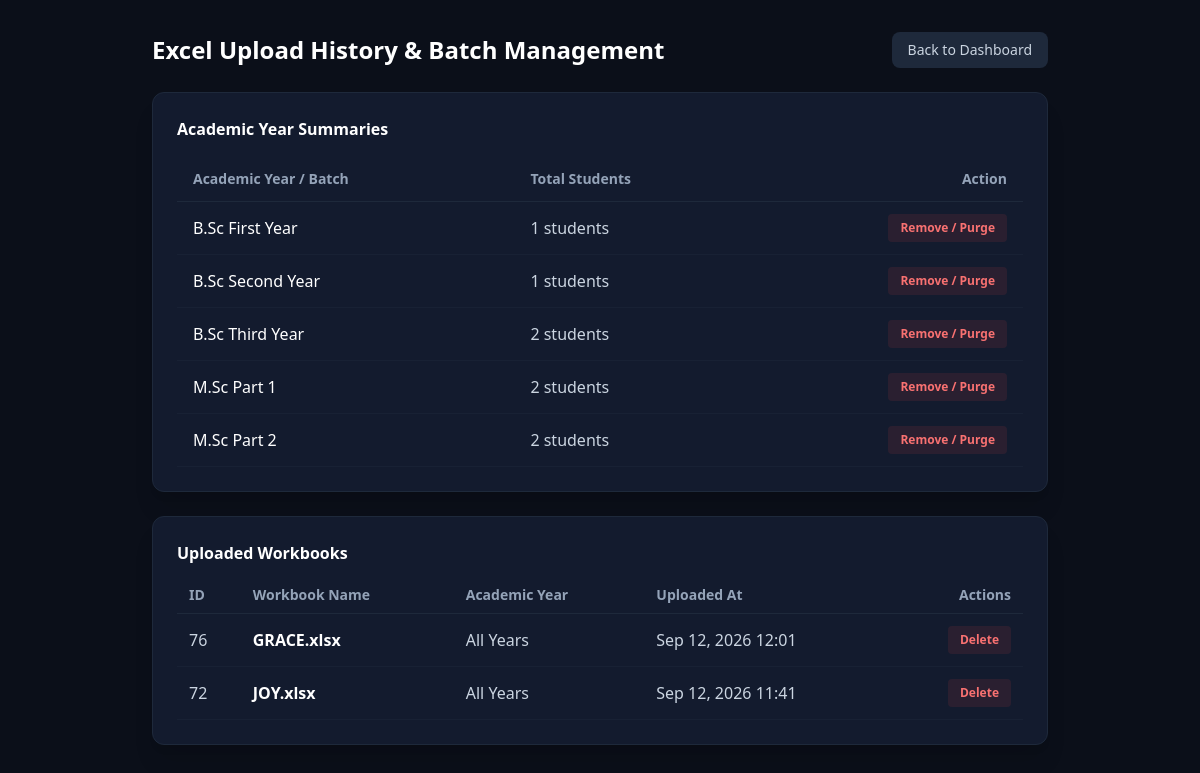
The app's page /upload-history/ (signed in), older data.
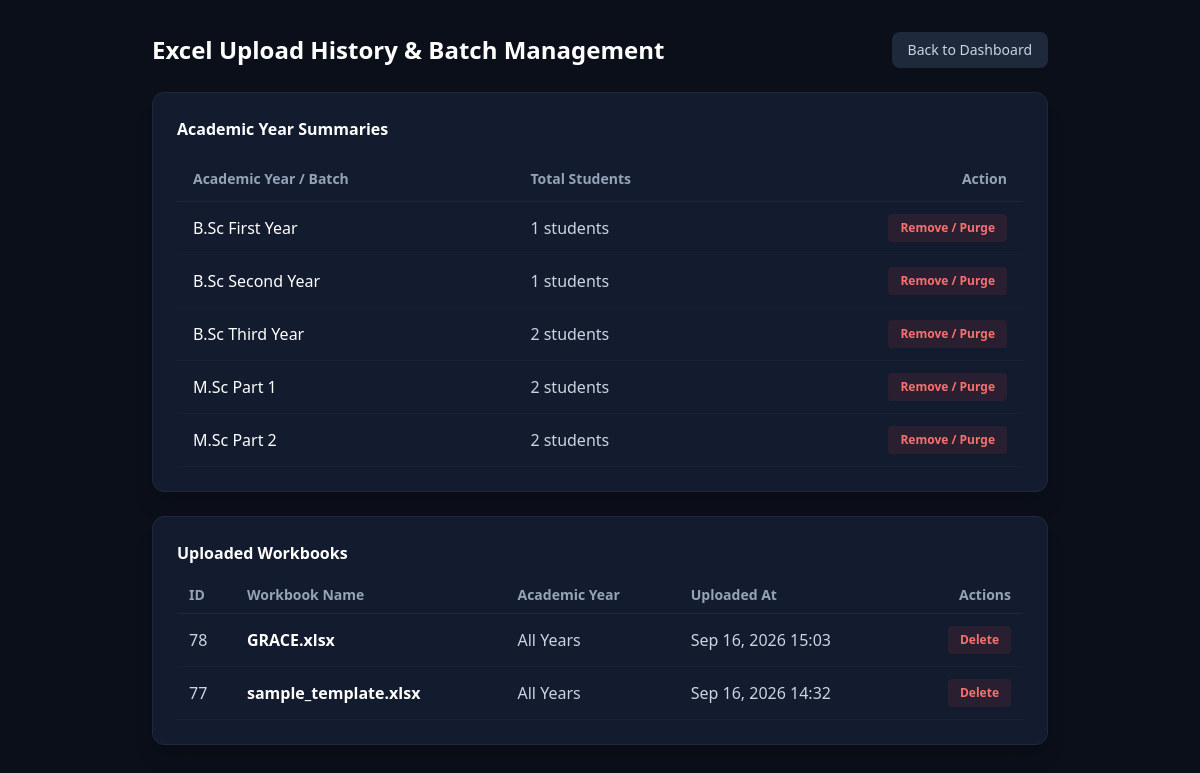
The same page, newer data.
### students/models.py (models this page shows, shortened)
class ExcelBatch(models.Model):
    filename = models.CharField(max_length=255)
    file = models.FileField(upload_to=get_pure_filename, null=True, blank=True)
    academic_year = models.CharField(max_length=50, blank=True, null=True)
    uploaded_by = models.ForeignKey(User, on_delete=models.SET_NULL, null=True, blank=True)
    uploaded_at = models.DateTimeField(auto_now_add=True)
    record_count = models.IntegerField(null=True, blank=True)

### students/views.py (the view)
# urls.py: path('upload-history/', views.upload_history, name='upload_history'),
@login_required
def upload_history(request):
    if _is_student_role(request.user):
        messages.error(request, "Access denied.")
        return redirect('students:student_dashboard')
    year_summaries = []
    for year_code, year_label in YEAR_CHOICES:
        count = Student.objects.filter(year=year_code).count()
        year_summaries.append({
            'code': year_code,
            'label': year_label,
            'student_count': count
        })
    excel_batches = ExcelBatch.objects.all().order_by('-uploaded_at')
    return render(request, 'students/upload_history.html', {
        'year_summaries': year_summaries,
        'excel_batches': excel_batches,
    })

### students/views.py (called while the page is built)
def _get_profile(user):
    if not user or not getattr(user, 'is_authenticated', False):
        return None
    return getattr(user, 'userprofile', None) or getattr(user, 'profile', None)

def _is_student_role(user):
    profile = _get_profile(user)
    return bool(profile and getattr(profile, 'role', None) == getattr(UserProfile.Role, 'STUDENT', 'STUDENT'))

### students/templates/students/upload_history.html (shortened to what this page needs)
<!DOCTYPE html>
<html lang="en">
<head>
    <script src="https://cdn.tailwindcss.com"></script>
</head>
<body class="bg-[#0b0f19] text-slate-200 font-sans p-8">
<div class="max-w-4xl mx-auto">
    <div class="flex justify-between items-center mb-6">
        <h1 class="text-2xl font-bold text-white">Excel Upload History & Batch Management</h1>
        <a href="{% url 'students:analytics_dashboard' %}" class="bg-slate-800 hover:bg-slate-700 text-slate-300 px-4 py-2 rounded-lg text-sm transition">Back to Dashboard</a>
    </div>
    <div class="bg-[#131b2e] border border-[#1e293b] rounded-xl p-6 shadow-xl mb-6">
        <h2 class="text-white font-semibold mb-4">Academic Year Summaries</h2>
        <table class="w-full text-left border-collapse">
            <thead>
                <tr class="border-b border-slate-800 text-slate-400 text-sm">
                    <th class="py-3 px-4">Academic Year / Batch</th>
                    <th class="py-3 px-4">Total Students</th>
                    <th class="py-3 px-4 text-right">Action</th>
                </tr>
            </thead>
            <tbody>
                {% for item in year_summaries %}
                <tr class="border-b border-slate-800/50 hover:bg-slate-800/30">
                    <td class="py-3 px-4 font-medium text-white">{{ item.label }}</td>
                    <td class="py-3 px-4 text-slate-300">{{ item.student_count }} students</td>
                    <td class="py-3 px-4 text-right">
                        {% if item.student_count > 0 %}
                        <form action="{% url 'students:delete_year_data' item.code %}" method="POST" class="inline" onsubmit="return confirm('Are you sure you want to delete all data for {{ item.label }}?');">
                            <button type="submit" class="bg-red-500/10 text-red-400 hover:bg-red-500 hover:text-white px-3 py-1.5 rounded text-xs font-semibold transition">
                                Remove / Purge
                            </button>
                        </form>
                        {% else %}
                        <span class="text-slate-500 text-xs italic">No data</span>
                        {% endif %}
                    </td>
                </tr>
                {% empty %}
                <tr><td colspan="3" class="py-6 text-center text-slate-500">No academic year summaries available.</td></tr>
                {% endfor %}
            </tbody>
        </table>
    </div>
    <div class="card mt-4 bg-[#131b2e] border border-[#1e293b] rounded-xl p-6 shadow-xl">
        <div class="card-header mb-3">
            <h3 class="text-white font-semibold">Uploaded Workbooks</h3>
        </div>
        <div class="card-body">
            {% if excel_batches %}
                <div class="overflow-x-auto">
                    <table class="min-w-full text-left border-collapse">
                        <thead>
                            <tr class="text-slate-400 text-sm border-b border-slate-800">
                                <th class="py-2 px-3">ID</th>
                                <th class="py-2 px-3">Workbook Name</th>
                                <th class="py-2 px-3">Academic Year</th>
                                <th class="py-2 px-3">Uploaded At</th>
                                <th class="py-2 px-3 text-right">Actions</th>
                            </tr>
                        </thead>
                        <tbody>
                            {% for batch in excel_batches %}
                                <tr class="border-b border-slate-800/50 hover:bg-slate-800/30">
                                    <td class="py-3 px-3 text-slate-300">{{ batch.id }}</td>
                                    <td class="py-3 px-3">
                                   <strong class="text-white">
                                    {{ batch.file.name|cut:"excel_batches/"|default:batch.filename }}
                                    </strong>
                                     </td>
                                    <td class="py-3 px-3 text-slate-300">{{ batch.academic_year|default:"All Years" }}</td>
                                    <td class="py-3 px-3 text-slate-300">{{ batch.uploaded_at|date:"M d, Y H:i" }}</td>
                                    <td class="py-3 px-3 text-right">
                                        <form method="POST" action="{% url 'students:delete_excel_batch' batch.id %}" onsubmit="return confirm('Are you sure you want to delete {{ batch.filename }}?');" style="display:inline;">
                                            <button type="submit" class="bg-red-500/10 text-red-400 hover:bg-red-500 hover:text-white px-3 py-1.5 rounded text-xs font-semibold transition">
                                                Delete
                                            </button>
                                        </form>
                                    </td>
                                </tr>
                            {% endfor %}
                        </tbody>
                    </table>
                </div>
            {% else %}
                <p class="text-slate-400">No Excel workbooks uploaded yet.</p>
            {% endif %}
        </div>
    </div>
</div>
</body>
</html>

Row changes from the older to the newer data that the page shows:
removed ExcelBatch: id "76", file.name "GRACE.xlsx", academic_year "All Years", uploaded_at "Sep 12, 2026 12:01"
removed ExcelBatch: id "72", file.name "JOY.xlsx", academic_year "All Years", uploaded_at "Sep 12, 2026 11:41"
added ExcelBatch: id "78", file.name "GRACE.xlsx", academic_year "All Years", uploaded_at "Sep 16, 2026 15:03"
added ExcelBatch: id "77", file.name "sample_template.xlsx", academic_year "All Years", uploaded_at "Sep 16, 2026 14:32"
